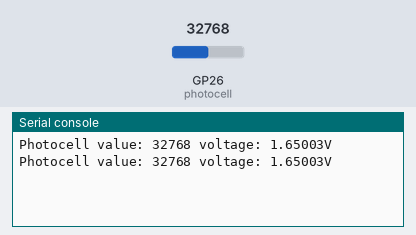
A program run on a simulated Raspberry Pi Pico running CircuitPython. On the bench: the last lines printed to the serial console. The test bench sets the inputs (shaded band); at power-on: GP26 (photocell) = 32768 (analog values on the 0–65535 scale).

Above: at 1.2 s.
1.3 s: GP26 (photocell) set to 45874
At 2.6 s:
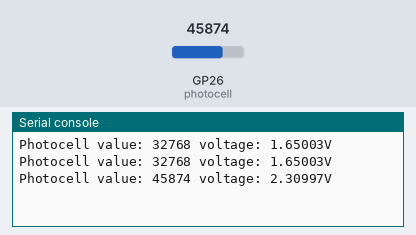
2.8 s: GP26 (photocell) set to 57670
At 3.8 s:
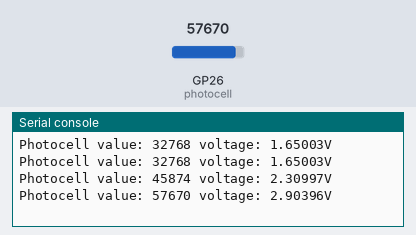
Timing chart, 0 to 5.8 s (numbered marks = the images above; inputs shaded):
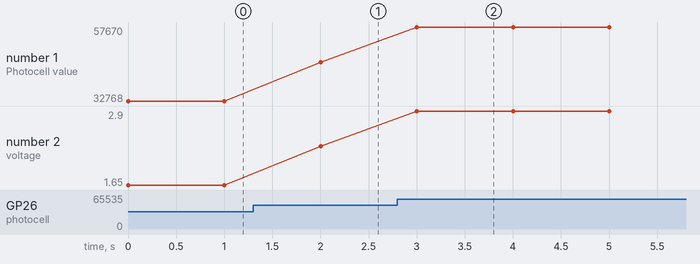

The program:

Photoresistor.py
```python
import time

import board
import analogio


# Initialize analog input connected to photocell.
photocell = analogio.AnalogIn(board.GP26)

# Make a function to convert from analog value to voltage.
def analog_voltage(adc):
    return adc.value / 65535 * adc.reference_voltage

# Main loop reads value and voltage every second and prints them out.
while True:
    # Read the value, then the voltage.
    val = photocell.value
    volts = analog_voltage(photocell)
    # Print the values:
    print('Photocell value: {0} voltage: {1}V'.format(val, volts))
    # Delay for a second and repeat!
    time.sleep(1.0)
```

Measured:
- after the input at 1.3 s, the serial console: prints a new line after 0.70 s (image 1)
- after the input at 2.8 s, the serial console: prints a new line after 0.20 s (image 2)
- plotted number 1: 32768 → 45874 after the input at 1.3 s, 45874 → 57670 after the input at 2.8 s
- plotted number 2: 1.65 → 2.31 after the input at 1.3 s, 2.31 → 2.9 after the input at 2.8 s
